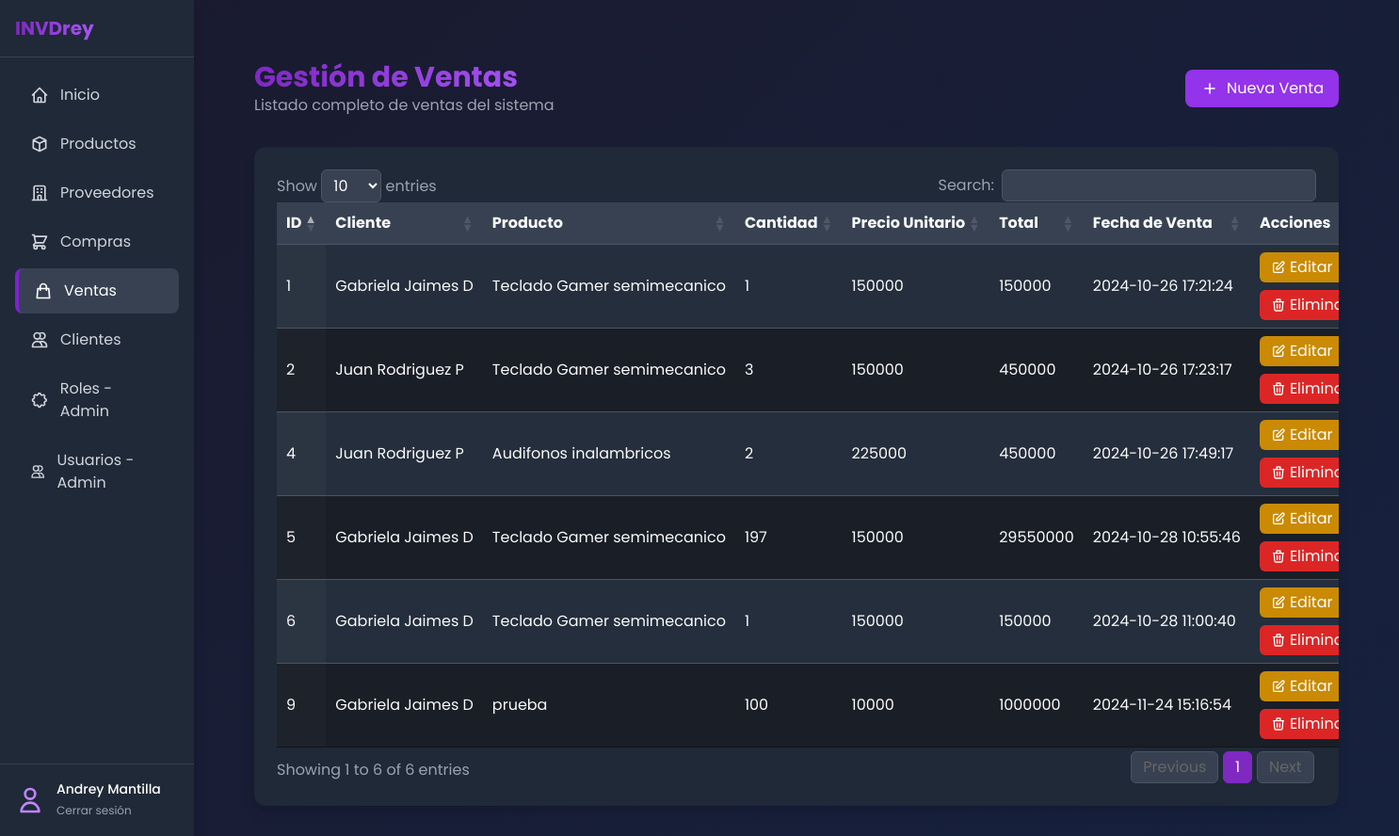
/Ventas/ventas_READ.php (signed in), run on the app's committed database.
### tables this page shows
CREATE TABLE `ventas` (
  `id` int(11) NOT NULL,
  `id_producto` int(11) NOT NULL,
  `id_cliente` int(11) NOT NULL,
  `precio_unitario_producto` int(11) NOT NULL,
  `total` int(11) NOT NULL,
  `cantidad` int(11) NOT NULL,
  `fecha_venta` datetime NOT NULL,
  `estado` tinyint(4) NOT NULL DEFAULT 1
);

CREATE TABLE `productos` (
  `id` int(11) NOT NULL,
  `nombre` varchar(100) NOT NULL,
  `stock` int(11) NOT NULL DEFAULT 0,
  `precio_unitario` int(11) NOT NULL,
  `descripcion` varchar(250) NOT NULL,
  `estado` tinyint(4) NOT NULL DEFAULT 1
);

### Ventas/ventas_READ.php (the view, shortened to what this page needs)
<?php
include '../conexion.php';
$id_rol = $_SESSION['id_rol'];
$sql = "SELECT v.id, CONCAT(c.nombre, ' ', c.apellido) AS nombre_cliente, p.nombre AS nombre_producto,
               v.cantidad, v.precio_unitario_producto, v.total, v.fecha_venta
        FROM ventas v
        JOIN clientes c ON v.id_cliente = c.id
        JOIN productos p ON v.id_producto = p.id
        WHERE v.estado = 1";
$stmt = $conn->prepare($sql);
$stmt->execute();
$result = $stmt->get_result();
?>
<!DOCTYPE html>
<html lang="es" class="dark">
<head>
    <script src="https://cdn.tailwindcss.com"></script>
    <link rel="stylesheet" href="https://cdn.datatables.net/1.11.5/css/jquery.dataTables.min.css">
    <link rel="stylesheet" href="https://cdn.datatables.net/responsive/2.4.1/css/responsive.dataTables.min.css">
    <link rel="stylesheet" href="../styles/Styles.css">
    <link rel="stylesheet" href="../styles/Datatable.css">
    <link rel="stylesheet" href="../styles/Sidebar.css">
</head>
<body class="min-h-screen text-gray-100 bg-gray-900">
    <div class="flex h-screen">
        <div class="sidebar w-64 bg-gray-800 shadow-lg flex flex-col">
            <div class="p-4 border-b border-gray-700">
                <div class="flex items-center space-x-2">
                    <span class="text-xl font-bold gradient-text">INVDrey</span>
                </div>
            </div>
            <div class="flex-1 overflow-y-auto py-4">
                <nav class="space-y-1 px-4">
                    <a href="../inicio.php" class="sidebar-link flex items-center px-4 py-3 text-gray-300 hover:text-white hover:bg-gray-700 rounded-lg">
                        Inicio
                    </a>
                    <a href="../productos/productos_READ.php" class="sidebar-link flex items-center px-4 py-3 text-gray-300 hover:text-white hover:bg-gray-700 rounded-lg">
                        <svg xmlns="http://www.w3.org/2000/svg" class="h-5 w-5 mr-3" fill="none" viewBox="0 0 24 24" stroke="currentColor">
                            <path stroke-linecap="round" stroke-linejoin="round" stroke-width="2" d="M20 7l-8-4-8 4m16 0l-8 4m8-4v10l-8 4m0-10L4 7m8 4v10M4 7v10l8 4" />
                        </svg>
                        Productos
                    </a>
                    <a href="../proveedores/proveedores_READ.php" class="sidebar-link flex items-center px-4 py-3 text-gray-300 hover:text-white hover:bg-gray-700 rounded-lg">
                        Proveedores
                    </a>
                    <a href="../Compras/compras_READ.php" class="sidebar-link flex items-center px-4 py-3 text-gray-300 hover:text-white hover:bg-gray-700 rounded-lg">
                        Compras
                    </a>
                    <a href="../ventas/ventas_READ.php" class="sidebar-link flex items-center px-4 py-3 text-white bg-gray-700 rounded-lg active-link">
                        <svg xmlns="http://www.w3.org/2000/svg" class="h-5 w-5 mr-3" fill="none" viewBox="0 0 24 24" stroke="currentColor">
                            <path stroke-linecap="round" stroke-linejoin="round" stroke-width="2" d="M16 11V7a4 4 0 00-8 0v4M5 9h14l1 12H4L5 9z" />
                        </svg>
                        Ventas
                    </a>
                    <a href="../clientes/clientes_READ.php" class="sidebar-link flex items-center px-4 py-3 text-gray-300 hover:text-white hover:bg-gray-700 rounded-lg">
                        <svg xmlns="http://www.w3.org/2000/svg" class="h-5 w-5 mr-3" fill="none" viewBox="0 0 24 24" stroke="currentColor">
                            <path stroke-linecap="round" stroke-linejoin="round" stroke-width="2" d="M12 4.354a4 4 0 110 5.292M15 21H3v-1a6 6 0 0112 0v1zm0 0h6v-1a6 6 0 00-9-5.197M13 7a4 4 0 11-8 0 4 4 0 018 0z" />
                        </svg>
                        Clientes
                    </a>
                    <?php if ($id_rol == 1 || $id_rol == 2): ?>
                        <a href="../roles/roles_READ.php" class="sidebar-link flex items-center px-4 py-3 text-gray-300 hover:text-white hover:bg-gray-700 rounded-lg">
                        Roles - Admin
                    </a>
                    <?php endif; ?>
                     <?php if ($id_rol == 1 || $id_rol == 2): ?>
                        <a href="../Usuarios/usuarios_READ.php" class="sidebar-link flex items-center px-4 py-3 text-gray-300 hover:text-white hover:bg-gray-700 rounded-lg">
                        <svg xmlns="http://www.w3.org/2000/svg" class="h-5 w-5 mr-3" fill="none" viewBox="0 0 24 24" stroke="currentColor">
                            <path stroke-linecap="round" stroke-linejoin="round" stroke-width="2" d="M12 4.354a4 4 0 110 5.292M15 21H3v-1a6 6 0 0112 0v1zm0 0h6v-1a6 6 0 00-9-5.197M13 7a4 4 0 11-8 0 4 4 0 018 0z" />
                        </svg>
                        Usuarios - Admin
                    </a>
                    <?php endif; ?>
                </nav>
            </div>
            <div class="p-4 border-t border-gray-700">
                <div class="flex items-center space-x-3">
                    <div class="flex-shrink-0">
                        <svg xmlns="http://www.w3.org/2000/svg" class="h-8 w-8 text-purple-400" fill="none" viewBox="0 0 24 24" stroke="currentColor">
                            <path stroke-linecap="round" stroke-linejoin="round" stroke-width="2" d="M16 7a4 4 0 11-8 0 4 4 0 018 0zM12 14a7 7 0 00-7 7h14a7 7 0 00-7-7z" />
                        </svg>
                    </div>
                    <div>
                        <p class="text-sm font-medium text-white"><?php echo $_SESSION['usuario']; ?></p>
                        <a href="../logout.php" class="text-xs text-gray-400 hover:text-purple-400">Cerrar sesión</a>
                    </div>
                </div>
            </div>
        </div>
    <div class="max-w-7xl mx-auto px-4 sm:px-6 lg:px-8 py-8">
        <div class="max-w-7xl mx-auto px-4 sm:px-6 lg:px-8 py-8">
                <div class="flex flex-col sm:flex-row justify-between items-start sm:items-center mb-8 gap-4">
            <div>
                <h1 class="text-2xl sm:text-3xl font-bold gradient-text">Gestión de Ventas</h1>
                <p class="text-gray-400">Listado completo de ventas del sistema</p>
            </div>
            <?php if ($id_rol == 1 || $id_rol == 2 || $id_rol == 3): ?>
            <a href="ventas_CREATE.php" class="btn-action flex items-center px-4 py-2 bg-purple-600 text-white rounded-lg hover:bg-purple-700 w-full sm:w-auto justify-center">
                <svg xmlns="http://www.w3.org/2000/svg" class="h-5 w-5 sm:mr-2" fill="none" viewBox="0 0 24 24" stroke="currentColor">
                    <path stroke-linecap="round" stroke-linejoin="round" stroke-width="2" d="M12 6v6m0 0v6m0-6h6m-6 0H6" />
                </svg>
                <span class="hidden sm:inline">Nueva Venta</span>
            </a>
            <?php endif; ?>
        </div>
                    <div class="bg-gray-800 rounded-xl shadow-lg overflow-hidden">
                        <div class="p-4 sm:p-6">
                            <table id="ventasTable" class="w-full display responsive nowrap" style="width:100%">
                                <thead class="bg-gray-700">
                                    <tr>
                                        <th>ID</th>
                                        <th>Cliente</th>
                                        <th>Producto</th>
                                        <th>Cantidad</th>
                                        <th>Precio Unitario</th>
                                        <th>Total</th>
                                        <th>Fecha de Venta</th>
                                        <?php if ($id_rol == 1 || $id_rol == 2 || $id_rol == 3): ?>
                                        <th data-priority="1">Acciones</th>
                                        <?php endif; ?>
                                    </tr>
                                </thead>
                                <tbody>
                                    <?php while ($row = $result->fetch_assoc()): ?>
                                    <tr>
                                        <td><?php echo $row['id'] ?></td>
                                        <td><?php echo $row['nombre_cliente'] ?></td>
                                        <td><?php echo $row['nombre_producto'] ?></td>
                                        <td><?php echo $row['cantidad'] ?></td>
                                        <td><?php echo $row['precio_unitario_producto'] ?></td>
                                        <td><?php echo $row['total'] ?></td>
                                        <td><?php echo $row['fecha_venta'] ?></td>
                                        <?php if ($id_rol == 1 || $id_rol == 2 || $id_rol == 3): ?>
                                        <td>
                                            <div class="flex flex-wrap gap-2">
                                                <a href="ventas_UPDATE.php?id=<?php echo $row['id']; ?>"
                                                class="btn-action flex items-center px-3 py-1 bg-yellow-600 text-white rounded-md hover:bg-yellow-700 relative"
                                                data-tooltip="Editar">
                                                    <svg xmlns="http://www.w3.org/2000/svg" class="h-4 w-4 sm:mr-1" fill="none" viewBox="0 0 24 24" stroke="currentColor">
                                                        <path stroke-linecap="round" stroke-linejoin="round" stroke-width="2" d="M11 5H6a2 2 0 00-2 2v11a2 2 0 002 2h11a2 2 0 002-2v-5m-1.414-9.414a2 2 0 112.828 2.828L11.828 15H9v-2.828l8.586-8.586z" />
                                                    </svg>
                                                    <span class="hidden sm:inline">Editar</span>
                                                </a>
                                                <a href="#"
                                                    class="btn-action flex items-center px-3 py-1 bg-red-600 text-white rounded-md hover:bg-red-700 relative"
                                                    data-tooltip="Eliminar"
                                                    onclick="confirmDelete(<?php echo $row['id']; ?>)">
                                                    <span class="hidden sm:inline">Eliminar</span>
                                                </a>
                                            </div>
                                        </td>
                                        <?php endif; ?>
                                    </tr>
                                    <?php endwhile; ?>
                                </tbody>
                            </table>
                        </div>
                    </div>
               </div>
          </div>
      </div>
</body>
</html>

### styles/Styles.css (style rules this page uses)
body { font-family: 'Poppins', sans-serif; background: linear-gradient(135deg, #1a1a2e 0%, #16213e 100%); }
.gradient-text { background: linear-gradient(90deg, #7f29c2 0%, #a855f7 100%); -webkit-background-clip: text; background-clip: text; color: transparent; }
.btn-action { transition: all 0.2s ease; }

### styles/Datatable.css (style rules this page uses)
.dataTables_wrapper .dataTable { width: 100% !important; background-color: #1F2937 !important; color: #FAFAFA !important; border-collapse: collapse !important; }
.dataTables_wrapper .dataTable td, .dataTables_wrapper .dataTable th { background-color: transparent !important; color: #FAFAFA !important; border-color: #4B5563 !important; }
.dataTables_wrapper .dataTable tbody tr.odd td { background-color: #1F2937 !important; }
.dataTables_wrapper .dataTable tbody tr.even td { background-color: #1A1E27 !important; }

### styles/Sidebar.css (style rules this page uses)
.sidebar { transition: all 0.3s ease; }
.sidebar-link { transition: all 0.2s ease; }
.active-link { background-color: #4B5563; border-left: 4px solid #7e22ce; }

### data on the page
ventas: id "1", nombre_cliente "Gabriela Jaimes D", id_producto.nombre "Teclado Gamer semimecanico", cantidad "1", precio_unitario_producto "150000", total "150000", fecha_venta "2024-10-26 17:21:24"
ventas: id "2", nombre_cliente "Juan Rodriguez P", id_producto.nombre "Teclado Gamer semimecanico", cantidad "3", precio_unitario_producto "150000", total "450000", fecha_venta "2024-10-26 17:23:17"
ventas: id "4", nombre_cliente "Juan Rodriguez P", id_producto.nombre "Audifonos inalambricos", cantidad "2", precio_unitario_producto "225000", total "450000", fecha_venta "2024-10-26 17:49:17"
ventas: id "5", nombre_cliente "Gabriela Jaimes D", id_producto.nombre "Teclado Gamer semimecanico", cantidad "197", precio_unitario_producto "150000", total "29550000", fecha_venta "2024-10-28 10:55:46"
ventas: id "6", nombre_cliente "Gabriela Jaimes D", id_producto.nombre "Teclado Gamer semimecanico", cantidad "1", precio_unitario_producto "150000", total "150000", fecha_venta "2024-10-28 11:00:40"
ventas: id "9", nombre_cliente "Gabriela Jaimes D", id_producto.nombre "prueba", cantidad "100", precio_unitario_producto "10000", total "1000000", fecha_venta "2024-11-24 15:16:54"

### other printed values
$_SESSION['usuario'] "Andrey Mantilla"
